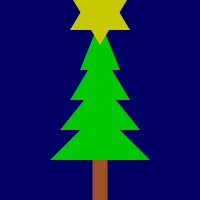
Frame 1 (no input)
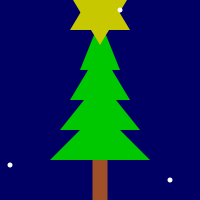
Frame 60 (the mouse pressed at the canvas centre just before this capture)
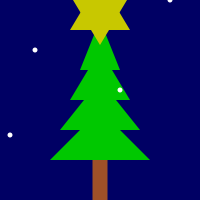
Frame 120 (the mouse held since frame 60 and released just before this capture)

The Processing sketch that drew these frames (run headless with seeded random() and noise(); from frame 60 on, the mouse is pressed at the canvas centre):

// Processing sketch: Assignment_4
// ── Assignment_4.pde
//Naveed Yeganegi
//nyeganeg@ucsc.edu - 1541371
//Programming Assignment 4
/*This program is allows the user to interact with the christmas tree. The user can
 both highlight or click any of the segments of the tree to interact with them. The 
 user can also click the star atop the tree to trigger an animation. The snowflakes
 fall down the screen automatically.*/

int treeX = 100; //tree x position at middle of screen
int treeBase = 180; //initial tree height value
boolean onStar = false;
int treeW = 50; //tree width variable
int treeW2 = treeW - 10;
int treeW3 = treeW - 20;
int treeW4 = treeW - 30;
int snowY = -5;//Sets initial snowflake height to right above screen
int snowY2 = -100;//varying snowY values so that the snow falls at varying heights
int snowY3 = -60;
int snowY4 = -150;
int snowX = 10;


void setup(){
  size(200, 200);
  frameRate(30);
}
void draw(){
  background(0,0,100);
  rectMode(CENTER);
  noStroke();
  fill(160,80,40); //colors trunk brown
  rect(treeX, treeBase, 15, 40); //draws tree trunk
  fill(0,200,0);
  triangle((treeX-treeW),(treeBase-20),treeX,(treeBase-70),(treeX+treeW),(treeBase-20));//Draws first tree segment
  triangle((treeX-treeW2),(treeBase-50),treeX,(treeBase-100),(treeX+treeW2),(treeBase-50));//Draws second tree segment
  triangle((treeX-treeW3),(treeBase-80),treeX,(treeBase-130),(treeX+treeW3),(treeBase-80));//Draws third tree segment
  triangle((treeX-treeW4),(treeBase-110),treeX,(treeBase-160),(treeX+treeW4),(treeBase-110));//Draws forth tree segment
  
  if(mouseX>(treeX-treeW) && mouseX<(treeX+treeW) && mouseY<treeBase-20 && mouseY>treeBase-50){
    fill(150,0,0); //Makes first tree segment red when highlighted
    triangle((treeX-treeW),(treeBase-20),treeX,(treeBase-70),(treeX+treeW),(treeBase-20));
  }
  if(mouseX>(treeX-treeW) && mouseX<(treeX+treeW) && mouseY<treeBase-20 && mouseY>treeBase-50 && mousePressed == true){
    treeW = treeW + 1; //makes width of first tree segment grow when clicked
  }
  if(mouseX>(treeX-treeW2) && mouseX<(treeX+treeW2) && mouseY<treeBase-50 && mouseY>treeBase-80){
    fill(150,0,0); //Makes second tree segment red when highlighted
    triangle((treeX-treeW2),(treeBase-50),treeX,(treeBase-100),(treeX+treeW2),(treeBase-50));
  }
  if(mouseX>(treeX-treeW2) && mouseX<(treeX+treeW2) && mouseY<treeBase-50 && mouseY>treeBase-80 && mousePressed == true){
    treeW2 = treeW2 + 1; //makes width of second tree segment grow when clicked
  }
  if(mouseX>(treeX-treeW3) && mouseX<(treeX+treeW3) && mouseY<treeBase-80 && mouseY>treeBase-110){
    fill(150,0,0); //Makes third tree segment red when highlighted
    triangle((treeX-treeW3),(treeBase-80),treeX,(treeBase-130),(treeX+treeW3),(treeBase-80));
  }
  if(mouseX>(treeX-treeW3) && mouseX<(treeX+treeW3) && mouseY<treeBase-80 && mouseY>treeBase-110 && mousePressed == true){
    treeW3 = treeW3 + 1; //makes width of third tree segment grow when clicked
  }
  if(mouseX>(treeX-treeW4) && mouseX<(treeX+treeW4) && mouseY<treeBase-110 && mouseY>treeBase-130){
    fill(150,0,0); //Makes forth tree segment red when highlighted
    triangle((treeX-treeW4),(treeBase-110),treeX,(treeBase-160),(treeX+treeW4),(treeBase-110));
  }
  if(mouseX>(treeX-treeW4) && mouseX<(treeX+treeW4) && mouseY<treeBase-110 && mouseY>treeBase-130 && mousePressed == true){
    treeW4 = treeW4 + 1; //makes width of forth tree segment grow when clicked
  }
  
  pushMatrix();
  fill(200,200,0); //Set color of star to yellow
  translate(100, 0); //Set location of star
  triangle(-30, 30, 0, -20, 30, 30); //draw first yellow triangle in star
  translate(0,25);
  triangle(-30, -30, 0, 20, 30, -30); //draw second yellow triangle in star
  popMatrix();
  
  if(onStar){ //checks if star is clicked
  for(int i=1;i<2;i = i + 1){//Creates loop
    fill(random(255), random(255), random(255)); //picks random colors
    pushMatrix();
    translate(100, 10);
    rotate(radians(frameCount * 2  % 360)); //Spins star
    translate(0,-10);
    triangle(-30, 30, 0, -20, 30, 30);//draw first triangle in rotating star
    translate(0,25);
    triangle(-30, -30, 0, 20, 30, -30);//draw second triangle in rotating star
    popMatrix();
  }
 }
 
 ellipseMode(CENTER);
 fill(255); //Makes snowflakes white
 ellipse(snowX,snowY,5,5);//Draws snowflakes
 ellipse(snowX+25,snowY2,5,5);
 ellipse(snowX+110,snowY3,5,5);
 ellipse(snowX+160,snowY4,5,5);
 
 snowY = snowY + 10; //makes snowflake move down screen
 snowY2 = snowY2 + 10;
 snowY3 = snowY3 + 10;
 snowY4 = snowY4 + 10;
 
 if (snowY > 200){ //resets snowflake to initial position after falling below screen
  snowY = -5;
 }
 if (snowY2 > 200){
  snowY2 = -50; 
 }
 if (snowY3 > 200){
  snowY3 = -50; 
 }
 if (snowY4 > 200){
  snowY4 = -50; 
 }
}
void mousePressed(){
  if(mouseX>treeX-30 && mouseX<treeX+30 && mouseY>treeBase-190 && mouseY<treeBase-135){
  onStar = true; //Lets program know when the star is clicked
  }
}
